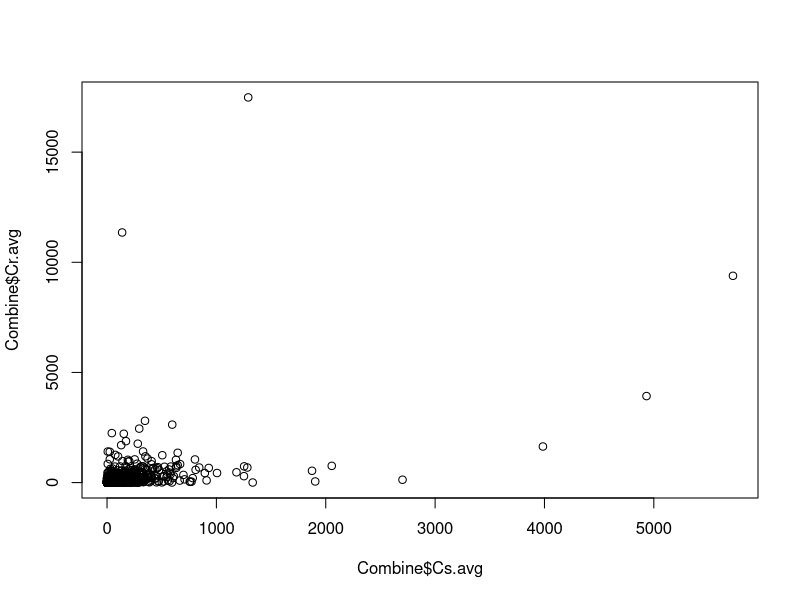

This chart was generated by the following R code:
library(ggplot2)
library(dplyr)
library(tidyverse)

TPM <- read_delim("Citrus_paralogs_TPM.tsv",delim="\t",col_names=TRUE)

SumExpr <- TPM %>% filter( Expr > 0) %>% group_by(Orthogroup,Species) %>%
  summarise(avg = mean(Expr),
           # median = median(Expr),
            #max = max(Expr), 
            #min = min(Expr), 
            #n = n(),
            ) %>% 
  arrange(avg)

SumExpr.Cs <- SumExpr %>% filter(Species == "Cs") %>% rename(Cs.avg = avg) %>% select( -Species)
SumExpr.Cr <- SumExpr %>% filter(Species == "Cr") %>% rename(Cr.avg = avg) %>% select( -Species)
Combine = inner_join(SumExpr.Cs, SumExpr.Cr)
plot(Combine$Cs.avg,Combine$Cr.avg)
